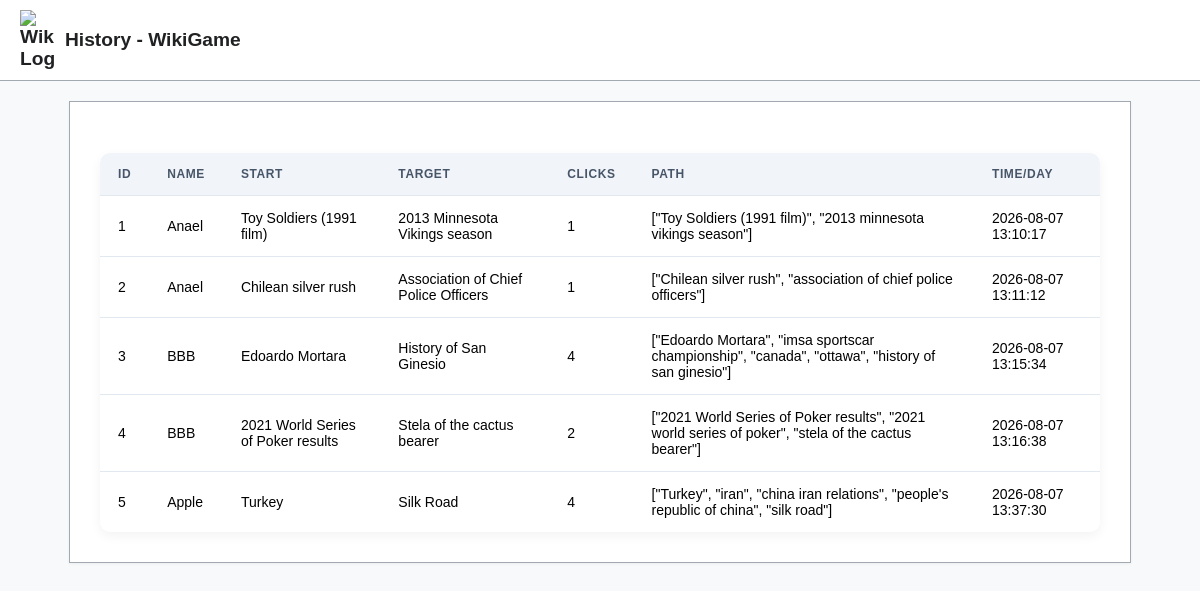
Before: /history with the older database file.
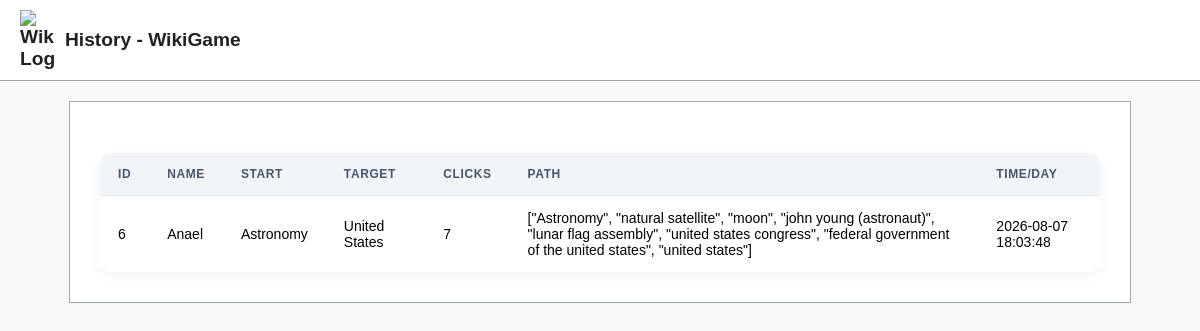
After: the same page with the newer database file.
### tables this page shows
CREATE TABLE history(id INTEGER PRIMARY KEY AUTOINCREMENT, name TEXT NOT NULL, start_page TEXT NOT NULL, end_page TEXT NOT NULL, player_clicks INTEGER NOT NULL, player_path TEXT NOT NULL, created_at DEFAULT CURRENT_TIMESTAMP);

### app.py (the view)
@app.route("/history") #For admin only
def history():
    database = db.execute("SELECT * FROM history")
    return render_template("history.html", database=database)

### templates/history.html (shortened to what this page needs)
<!DOCTYPE html>
<html lang="en">
<head>
    <link rel="stylesheet" href="https://en.wikipedia.org/w/load.php?lang=en&modules=site.styles&only=styles&skin=vector-2022">
</head>
<body class="skin-vector-2022">
    <header class="game-navbar">
        <div class="game-logo">
            <img src="https://en.wikipedia.org/static/images/icons/wikipedia.png" alt="Wikipedia Logo">
            <span>History - WikiGame</span>
        </div>
    </header>
    <main id="content-container">
        <table>
            <thead>
                <tr>
                    <th>ID</th>
                    <th>Name</th>
                    <th>Start</th>
                    <th>Target</th>
                    <th>Clicks</th>
                    <th>Path</th>
                    <th>Time/Day</th>
                </tr>
            </thead>
            <tbody>
                {% for record in database %}
                    <tr>
                        <td>{{ record["id"] }}</td>
                        <td>{{ record["name"] }}</td>
                        <td>{{ record["start_page"] }}</td>
                        <td>{{ record["end_page"] }} </td>
                        <td>{{ record["player_clicks"] }} </td>
                        <td>{{ record["player_path"] }} </td>
                        <td>{{ record["created_at"] }} </td>
                    </tr>
                {% endfor %}
            </tbody>
        </table>
    </main>
</body>
</html>

### templates/history.html (style rules this page uses)
body { background-color: #f8f9fa; font-family: sans-serif; margin: 0; padding: 0; }
.game-navbar { background-color: #ffffff; border-bottom: 1px solid #a2a9b1; padding: 10px 20px; display: flex; align-items: center; justify-content: space-between; position: sticky; top: 0; z-index: 1000; }
.game-logo { display: flex; align-items: center; gap: 10px; font-weight: bold; font-size: 1.2rem; color: #202122; }
.game-logo img { width: 35px; height: auto; }
#content-container { max-width: 1000px; margin: 20px auto; background: #ffffff; border: 1px solid #a2a9b1; padding: 30px; box-shadow: 0 1px 3px rgba(0, 0, 0, 0.05); }
table { width: 100%; border-collapse: separate; border-spacing: 0; background: #ffffff; border-radius: 10px; box-shadow: 0 4px 12px rgba(0, 0, 0, 0.05); overflow: hidden; }
th { background-color: #f1f5f9; color: #475569; font-size: 0.75rem; font-weight: 700; text-transform: uppercase; letter-spacing: 0.05em; padding: 14px 18px; text-align: left; border-bottom: 1px solid #e2e8f0; }
td { padding: 14px 18px; border-bottom: 1px solid #e2e8f0; font-size: 0.875rem; vertical-align: middle; }
tr:last-child td { border-bottom: none; }

Changed rows visible on the page:
removed history: id "1", name "Anael", start_page "Toy Soldiers (1991 film)", end_page "2013 Minnesota Vikings season", player_clicks "1", player_path "[\"Toy Soldiers (1991 film)\", \"2013 minnesota vikings season\"]", created_at "2026-08-07 13:10:17"
removed history: id "2", name "Anael", start_page "Chilean silver rush", end_page "Association of Chief Police Officers", player_clicks "1", player_path "[\"Chilean silver rush\", \"association of chief police officers\"]", created_at "2026-08-07 13:11:12"
removed history: id "3", name "BBB", start_page "Edoardo Mortara", end_page "History of San Ginesio", player_clicks "4", player_path "[\"Edoardo Mortara\", \"imsa sportscar championship\", \"canada\", \"ottawa\", \"history of san ginesio\"]", created_at "2026-08-07 13:15:34"
removed history: id "4", name "BBB", start_page "2021 World Series of Poker results", end_page "Stela of the cactus bearer", player_clicks "2", player_path "[\"2021 World Series of Poker results\", \"2021 world series of poker\", \"stela of the cactus bearer\"]", created_at "2026-08-07 13:16:38"
removed history: id "5", name "Apple", start_page "Turkey", end_page "Silk Road", player_clicks "4", player_path "[\"Turkey\", \"iran\", \"china iran relations\", \"people's republic of china\", \"silk road\"]", created_at "2026-08-07 13:37:30"
added history: id "6", name "Anael", start_page "Astronomy", end_page "United States", player_clicks "7", player_path "[\"Astronomy\", \"natural satellite\", \"moon\", \"john young (astronaut)\", \"lunar flag assembly\", \"united states congress\", \"federal government of the united states\", \"united states\"]", created_at "2026-08-07 18:03:48"
